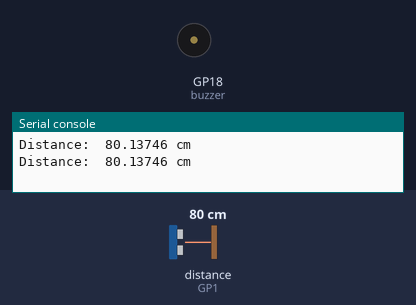
A program run on a simulated Raspberry Pi Pico running MicroPython. Shown: buzzer (waves = sounding), the last lines printed to the serial console. The test bench sets the inputs (shaded band); at power-on: distance to the obstacle (sensor on GP1) 80 cm. The echo pulse lasts 58.3 µs per cm; library files of the repository ran but are not shown: hcsr04.py.

Above: at 1.2 s.
1.3 s: distance to the obstacle (sensor on GP1) set to 11 cm
3.2 s: distance to the obstacle (sensor on GP1) set to 8 cm
At 4.3 s:
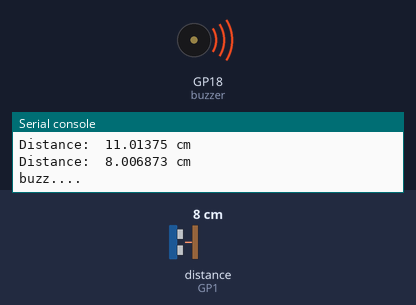
Timing chart, 0 to 6.2 s (numbered marks = the images above; inputs shaded):
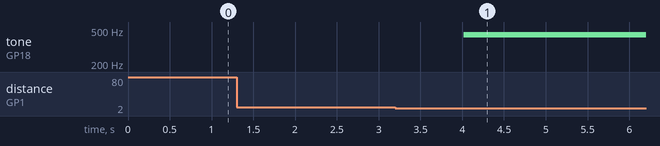

Measured:
- the behaviour switches between 10 and 9 cm on distance to the obstacle (sensor on GP1) (found by bisection; images 0 and 1)
- after the input at 3.2 s, tone on GP18 (buzzer): silent → 440 Hz after 0.82 s

The program:

sonar_sensor.py
```python
from machine import Pin, PWM
from hcsr04 import HCSR04
import time

sensor = HCSR04(trigger_pin=0, echo_pin=1)
# 23.10월 현재 pico 에서 PWM 초기화가 정상적이지 않아서 한번에 초기화를 못하고 freq, duty 설정을 나눠야 함.
buzzer = PWM(Pin(18))
buzzer.freq(440)

while True:
    try:
        dist = sensor.distance_cm()
        print('Distance: ', dist, 'cm')

        if dist <= 10:
            buzzer.duty_u16(32768)
            print('buzz....')
        else:
            buzzer.duty_u16(0)

    except OSError as ex:
        print('Exception: ', ex)

    time.sleep(1)
```
